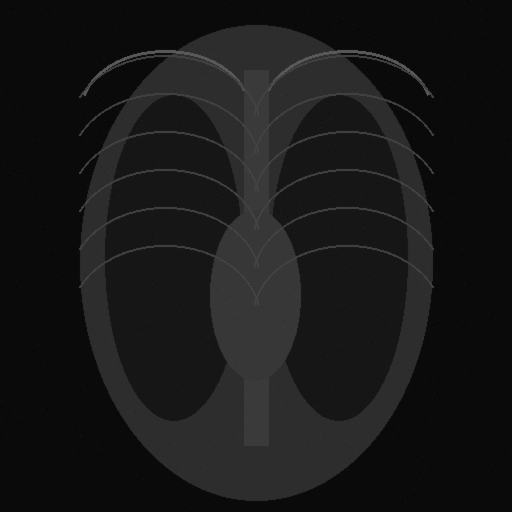
#> input picture data/sample_images/CXR_SYN_001_normal.png, 512 x 512 px
$ python -i preprocessing.py   (imports and definitions only)
#> lines starting #> are read from the running program, lines starting #| are printed output that depends on the picture
from __future__ import annotations

from pathlib import Path
from PIL import Image

import numpy as np

# Liste des extensions de fichiers autorisées.
ALLOWED_SUFFIXES = {".png", ".jpg", ".jpeg", ".bmp"}

# Taille cible pour MedGemma (entrée attendue : 512×512 ou 896×896 selon la config)
DEFAULT_SIZE = (512, 512)

# Seuils de qualité (sur image en niveaux de gris, valeurs 0–255)
MIN_MEAN_BRIGHTNESS = 20       # image trop sombre / rien n'est visible
MAX_MEAN_BRIGHTNESS = 235      # image surexposée / saturée
MIN_STD_DEV = 5                # image trop uniforme / blanc/noir pur, sans de contenu
MIN_EDGE_DENSITY = 0.001       # ratio de pixels de bord détectés (Laplacien) — si trop faible, l'image est probablement floue ou vide.


def load_image(path: str | Path, size: tuple[int, int] = DEFAULT_SIZE):
    """Load an image safely for the educational prototype.

    This function intentionally keeps preprocessing minimal. For real CXR work,
    DICOM metadata, windowing, projection and acquisition details should be handled
    explicitly and documented.
    """
#> called with size = (512, 512)
    path = Path(path)
    if path.suffix.lower() not in ALLOWED_SUFFIXES:
        raise ValueError(f"Unsupported image format: {path.suffix}")
    img = Image.open(path).convert("RGB")
    return img.resize(size, resample=Image.LANCZOS) #Filtre de référence pour les images

def _compute_image_stats(img: Image.Image):
    """Calcule des indicateurs simples de qualité sur l'image en niveaux de gris :
    luminosité moyenne, écart-type des pixels et densité de bords (netteté).
    Sert de base à basic_quality_flag() pour classer good/limited/poor.
    """
    gray = img.convert("L") # Convertit l'image RGB en niveaux de gris.
#> gray is the input picture: PIL image 512x512 L; min 1, max 95, mean 23.6
    pixels_arr = np.array(gray)

    mean_val = float(pixels_arr.mean())
#> mean_val = 23.56
    std_val  = float(pixels_arr.std())
#> std_val = 16.9

    # Détection de bords par un filtre Laplacien simplifié (variance du Laplacien)
    # On approxime avec la variance locale pour ramener à une échelle comparable avec l'image.
    edge_density = _laplacian_variance(gray) / (255.0 ** 2)

    return {
        "mean_brightness": round(mean_val, 2),
        "std_dev": round(std_val, 2),
        "edge_density": round(edge_density, 4),
    }

def _laplacian_variance(gray: Image.Image):
    """Variance du Laplacien discret 3×3 — mesure de netteté/contenu.

    Le noyau appliqué ici (8 au centre, -1 sur les 8 voisins) est l'approximation
    classique du Laplacien 2D : plus l'image a de contours nets, plus sa variance
    après ce filtre est élevée. Une image floue ou uniforme donne une variance proche de 0.
    """
    arr = np.array(gray, dtype=np.float32)
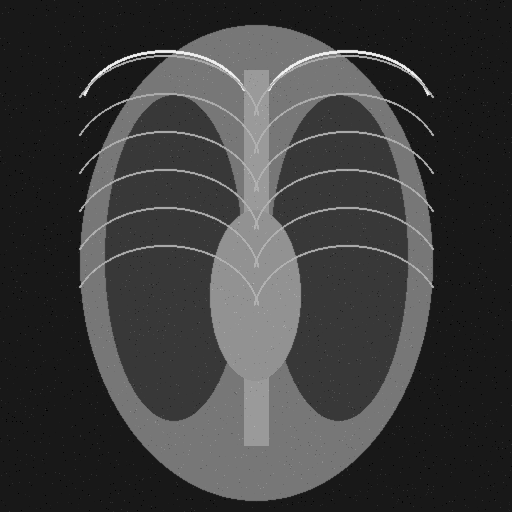
#> arr: shape (512, 512) float32; min 1, max 95, mean 23.6; drawn with min black and max white
    lap = (
        - arr[:-2, :-2] - arr[:-2, 1:-1] - arr[:-2, 2:]
        - arr[1:-1, :-2] + 8 * arr[1:-1, 1:-1] - arr[1:-1, 2:]
        - arr[2:, :-2]  - arr[2:, 1:-1]  - arr[2:, 2:]
    )
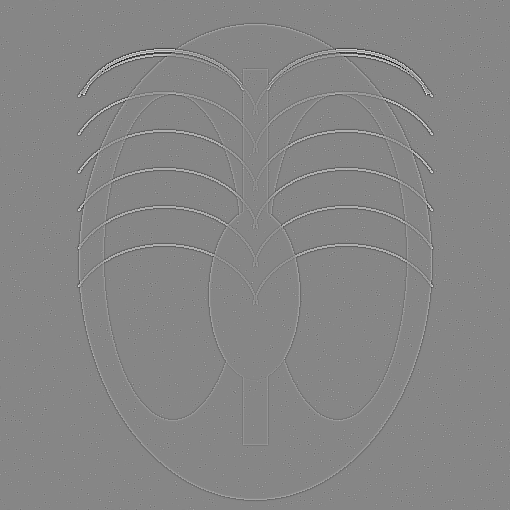
#> lap: shape (510, 510) float32; min -370, max 330, mean 0; drawn with min black and max white

    # On vérifie que le Laplacien n'est pas vide (image trop petite ou uniforme).
    if lap.size == 0:
        return 0.0

    return float(lap.var())


def basic_quality_flag(path: str | Path):
    """Évalue la qualité pixel d'une radiographie et renvoie "good", "limited" ou "poor".

    C'est un filtre de préproc avant tout modèle : une image trop sombre/claire,
    trop uniforme ou trop floue n'a aucune chance de donner une prédiction fiable,
    autant le savoir avant l'inférence plutôt que de laisser le modèle deviner.
    """
    path = Path(path)
    if not path.exists():
        # Si le fichier n'existe pas,
        # on retourne "poor" pour signaler un problème.
        return "poor"

    try:
        img = load_image(path)
    except Exception:
        return "poor"

    img_stats = _compute_image_stats(img)
#> in _compute_image_stats, `edge_density = _laplacian_variance(gray) / (255.0 ** 2)`: edge_density = 0.00915
#> img_stats = {'mean_brightness': 23.56, 'std_dev': 16.9, 'edge_density': 0.0092}
    img_mean_bright = img_stats["mean_brightness"]
#> img_mean_bright = 23.56
    img_std_dev  = img_stats["std_dev"]
#> img_std_dev = 16.9
    img_edge_density = img_stats["edge_density"]
#> img_edge_density = 0.0092

    # Ici, on considère l'écart-type
    # = [0;15] comme une image trop uniforme (mauvaise qualité).
    # = [15;30] comme une image de qualité limitée (à interpréter avec prudence).
    # >= 30 comme une image de bonne qualité (exploitable par le VLM).

    # On filtre les images de mauvaise qualité selon les seuils définis.
    if img_mean_bright < MIN_MEAN_BRIGHTNESS or img_mean_bright > MAX_MEAN_BRIGHTNESS:
        return "poor"
    if img_std_dev < MIN_STD_DEV:
        return "poor"

    # On identifie les images de qualité limitée mais encore utilisables.
    if img_edge_density < MIN_EDGE_DENSITY:
        return "limited"
    if img_std_dev < MIN_STD_DEV * 2:
        return "limited"

    return "good"

>>> result = basic_quality_flag('../data/sample_images/CXR_SYN_001_normal.png')
